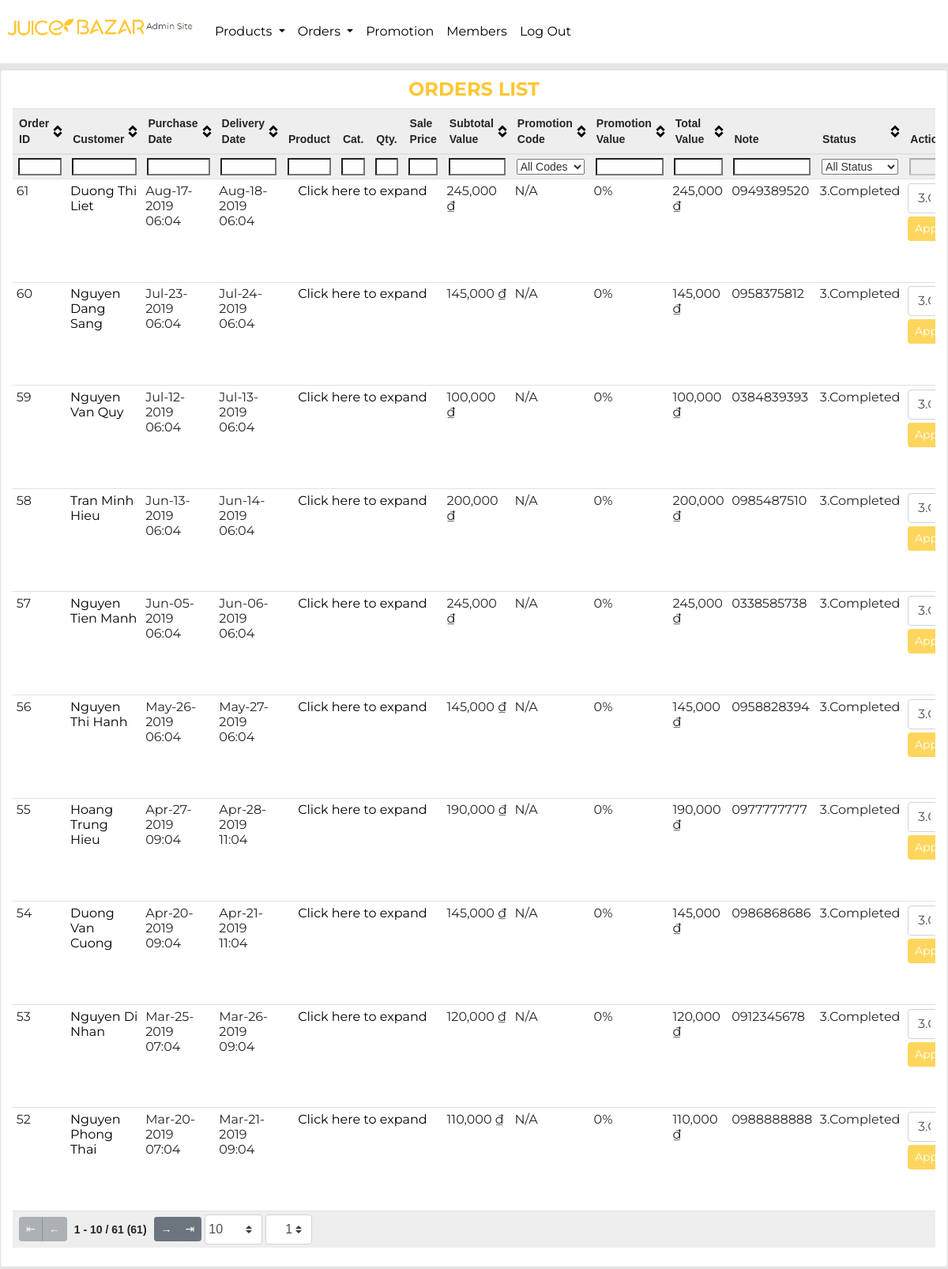
The app's page /admin/public/admin-orders.php (signed in), older data.
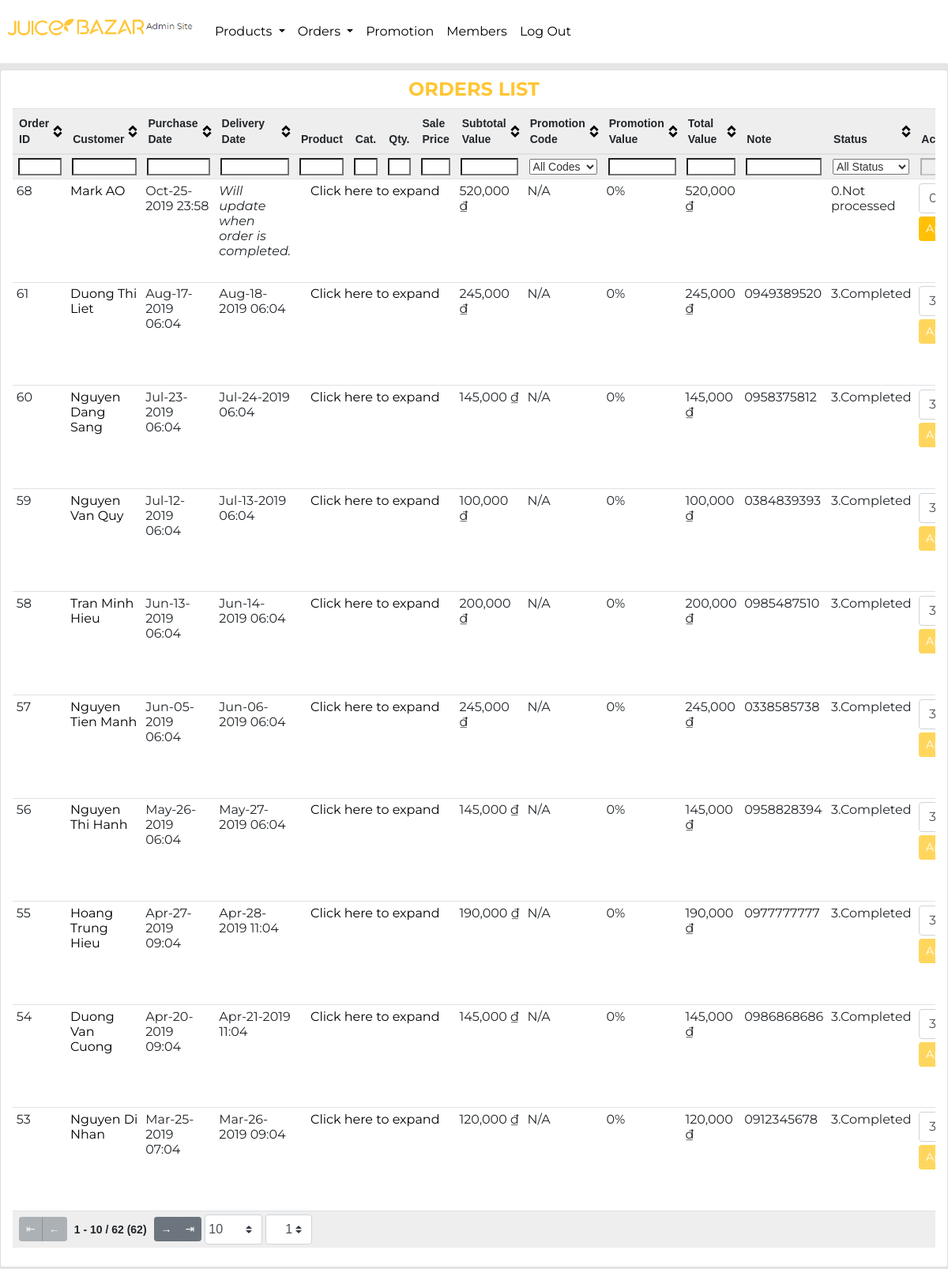
The same page, newer data.
### tables this page shows
CREATE TABLE `orders` (
  `OrderId` int(11) NOT NULL,
  `MemberId` int(11) NOT NULL,
  `PurchaseDate` datetime NOT NULL DEFAULT current_timestamp(),
  `DeliveryDate` datetime DEFAULT NULL,
  `PromoId` tinyint(4) DEFAULT NULL,
  `Status` tinyint(1) NOT NULL DEFAULT 0,
  `Note` text NOT NULL
);

### admin/public/admin-orders.php (called while the page is built, shortened)
<?php
if (!empty($_SESSION['admin'])) {
    include_once __DIR__ . '/../include/DatabaseConnection.php';
    include_once __DIR__ . '/../include/DatabaseFunctions.php';
    try {
        $orders = getOrders($pdo);
        include __DIR__ . '/../templates/admin-orders.html.php';
        $output = ob_get_clean();
    } catch (PDOException $e) {
        $title = 'An error has occurred';
        $output = 'Database error: ' . $e->getMessage() . ' in ' .
            $e->getFile() . ':' . $e->getLine();
    }
} else {
    header('location: index.php');
}
include __DIR__ . '/../templates/layout.html.php';

### admin/include/DatabaseFunctions.php (called while the page is built, shortened)
<?php
function query($pdo, $sql, $parameters = [])
{
    $query = $pdo->prepare($sql);
    $query->execute($parameters);
    return $query;
}
function getOrders($pdo, $id = '')
{
    if ($id == '') {
        $sql = 'SELECT * FROM `orders` ORDER BY `OrderId` DESC';
        $query = query($pdo, $sql);
        $results = $query->fetchAll();
    } else {
        $sql = 'SELECT * FROM `orders` WHERE `OrderId` = :OrderId';
        $parameters = [':OrderId' => $id];
        $query = query($pdo, $sql, $parameters);
        $results = $query->fetchAll();
    }
    $orders = [];
    foreach ($results as $result) {
        $promo = empty($result['PromoId']) ? ['PromoName' => '', 'PromoValue' => 0] : getOrderInfo($pdo, 'promotion', 'PromoId', $result['PromoId']);
        $member = getOrderInfo($pdo, 'member', 'MemberId', $result['MemberId']);
        $items = getOrderDetail($pdo, $result['OrderId']);
        $subTotalValue = 0;
        foreach ($items as $item) {
            $subTotalValue += ($item['SalePrice'] * $item['Quantity']);
        }
        $orders[] = [
            'OrderId' => $result['OrderId'],
            'MemberId' => $result['MemberId'],
            'MemberName' => $member['Name'],
            'PurchaseDate' => $result['PurchaseDate'],
            'DeliveryDate' => $result['DeliveryDate'] ?? "",
            'Items' => getOrderDetail($pdo, $result['OrderId']),
            'List' => getListProducts($pdo),
            'PromoId' => $result['PromoId'],
            'PromoName' => $promo['PromoName'],
            'PromoValue' => $promo['PromoValue'],
            'subTotalValue' => $subTotalValue,
            'Status' => $result['Status'],
            'Note' => $result['Note']
        ];
    }
    return $orders;
}
function getOrderDetail($pdo, $OrderId)
{
    $sql = 'SELECT pd.`ProductDetailId`, p.`ProductId`, p.`Name`, od.`SalePrice`, od.`Quantity`, pd.`CapacityId`, p.`TypeId`, t.`Type` FROM `orderdetail` od JOIN `productdetail` pd ON od.`ProductDetailId` = pd.`ProductDetailId` JOIN  `product` p ON pd.`ProductId` = p.`ProductId` JOIN `Type` t ON t.`TypeId` = p.`TypeId` WHERE `OrderID` = :OrderId';
    $parameters = [':OrderId' => $OrderId];
    $results = query($pdo, $sql, $parameters)->fetchAll();
    return $results;
}
function getOrderInfo($pdo, $table, $primaryKey, $keyValue)
{
    $sql = 'SELECT * FROM `' . $table . '` WHERE `' . $primaryKey . '` = :keyValue';
    $parameters = [':keyValue' => $keyValue];
    $results = query($pdo, $sql, $parameters)->fetch();
    return $results;
}
function getListProducts($pdo)
{
    $sql = 'SELECT pd.`ProductDetailId`, pd.`Price`, p.`Name`, pd.`CapacityId` FROM `productdetail` pd JOIN `product` p ON pd.`ProductId`= p.`ProductId` WHERE p.`Status`= 1 ORDER BY p.`Name`';
    return query($pdo, $sql)->fetchAll();
}

### admin/templates/admin-orders.html.php (the view, shortened to what this page needs)
<div class="page-section card col-12 py-2">
    <div class="section-title pb-2">Orders List</div>
    <div class="table-wrapper">
        <table class="table table-hover table-sm tablesorter" id='orderTable'>
            <thead>
                <tr>
                    <th scope="col" style="width: 80px" class="filter-exact">Order ID</th>
                    <th scope="col" style="width: 10%">Customer</th>
                    <th scope="col" style="width: 10%">Purchase Date</th>
                    <th scope="col" style="width: 10%">Delivery Date</th>
                    <th scope="col" style="width:5%" class="sorter-false">Product</th>
                    <th scope="col" style="" class="sorter-false">Cat.</th>
                    <th scope="col" style="width:5%" class="sorter-false filter-exact">Qty.</th>
                    <th scope="col" style="width: 8%" class="sorter-false">Sale Price</th>
                    <th scope="col" style="width: 8%">Subtotal Value</th>
                    <th scope="col" style="" class="filter-select filter-exact" data-placeholder="All Codes">Promotion Code</th>
                    <th scope="col" style="">Promotion Value</th>
                    <th scope="col" style="width: 5%">Total Value</th>
                    <th scope="col" style="" class="sorter-false">Note</th>
                    <th scope="col" style="" class="filter-select filter-exact" data-placeholder="All Status">Status</th>
                    <th scope="col" class="sorter-false filter-false">Action</th>
                </tr>
            </thead>
            <tbody>
                <?php foreach ($orders as $order) : ?>
                    <tr>
                        <td><?= $order['OrderId'] ?></td>
                        <td>
                            <a class="admin-link" href="member-edit.php?id=<?= $order['MemberId'] ?>">
                                <?= $order['MemberName'] ?>
                            </a>
                        </td>
                        <td><?= date_format(date_create($order['PurchaseDate']), 'M-d-Y H:i') ?></td>
                        <td><?php if (($order['Status'] == 4)) {
                                    echo '<i>N/A. Order is cancelled.</i>';
                                } else if ($order['DeliveryDate'] == '') {
                                    echo '<i>Will update when order is completed.</i>';
                                } else {
                                    echo date_format(date_create($order['DeliveryDate']), 'M-d-Y H:i');
                                } ?></td>
                        <td colspan=4 class="text-center">
                            <a href="#" class="toggle admin-link d-block" style="height: 120px">
                                Click here to expand
                            </a>
                        </td>
                        <td><?= number_format($order['subTotalValue']) ?> ₫</td>
                        <td><?= empty($order['PromoName']) ?  'N/A' : $order['PromoName'] ?></td>
                        <td><?= $order['PromoValue'] * 100 ?>%</td>
                        <td><?= number_format($order['subTotalValue'] * (1 - $order['PromoValue'])) ?> ₫</td>
                        <td><?= $order['Note'] ?></td>
                        <td>
                            <?php switch ($order['Status']) {
                                    case 0:
                                        echo '0.Not processed';
                                        break;
                                    case 1:
                                        echo '1.Processing';
                                        break;
                                    case 2:
                                        echo '2.Shipping';
                                        break;
                                    case 3:
                                        echo '3.Completed';
                                        break;
                                    case 4:
                                        echo '4.Cancelled';
                                        break;
                                } ?>
                        </td>
                        <td>
                            <form method="POST" action="../include/snippets/orderStatusSwitch.php">
                                <select class="custom-select mb-1" name="newStatus" id='statusSelector'>
                                    <option value="0" <?= $order['Status'] > 0 ? 'disabled' : '' ?> <?= $order['Status'] == 0 ? 'selected' : '' ?>>0.Pending</option>
                                    <option value="3" <?= $order['Status'] >= 3 ? 'disabled' : '' ?> <?= $order['Status'] == 3 ? 'selected' : '' ?>>3.Completed</option>
                                </select>
                                <button type="submit" class="btn btn-warning btn-sm text-white mb-1" name="OrderStatusBtn" id="OrderStatusBtn" <?= $order['Status'] >= 3 ? 'disabled' : '' ?>>Apply</button>
                            </form>
                        </td>
                    </tr>
                <?php endforeach; ?>
            </tbody>
            <tfoot>
                <tr>
                    <th colspan="15" class="ts-pager">
                        <div class="form-inline">
                            <div class="btn-group btn-group-sm mx-1" role="group">
                                <button type="button" class="btn btn-secondary first" title="first">⇤</button>
                                <button type="button" class="btn btn-secondary prev" title="previous">←</button>
                            </div>
                            <span class="pagedisplay"></span>
                            <div class="btn-group btn-group-sm mx-1" role="group">
                                <button type="button" class="btn btn-secondary next" title="next">→</button>
                                <button type="button" class="btn btn-secondary last" title="last">⇥</button>
                            </div>
                            <select class="form-control-sm custom-select px-1 pagesize" title="Select page size">
                                <option selected="selected" value="10">10</option>
                            </select>
                            <select class="form-control-sm custom-select px-4 mx-1 pagenum" title="Select page number"></select>
                        </div>
                    </th>
                </tr>
            </tfoot>
        </table>
    </div>
</div>

### admin/templates/layout.html.php (shortened to what this page needs)
<!DOCTYPE html>
<html lang="en">
<head>
    <link rel="stylesheet" href="../../assets/css/bootstrap.min.css" />
    <link href="../../assets/css/all.min.css" rel="stylesheet" />
    <link href="../../assets/css/jquery.tablesorter.pager.min.css" rel="stylesheet" />
    <link href="../../assets/css/theme.bootstrap_4.min.css" rel="stylesheet" />
    <link href="../../assets/css/summernote.css" rel="stylesheet" />
    <link href="../../assets/css/style.css" rel="stylesheet" />
</head>
<body>
    <div class="container-fluid">
        <div class="row pl-2 bg-white">
            <div class="col-12">
                <div class="row">
                    <a class="text-center py-4" href="index.php">
                        <img src='../../assets/image/admin_banner.png' alt="Banner" style="width: 20vw">
                    </a>
                    <nav class="navbar navbar-expand">
                        <div class="" id="navbarNavDropdown">
                            <ul class="navbar-nav">
                                <li class="nav-item dropdown">
                                    <a class="nav-link admin-link dropdown-toggle" href="#" id="navbarDropdownMenuLink" role="button" data-toggle="dropdown" aria-haspopup="true" aria-expanded="false">
                                        Products
                                    </a>
                                </li>
                                <li class="nav-item dropdown">
                                    <a class="admin-link nav-link dropdown-toggle" href="#" id="navbarDropdownMenuLink" role="button" data-toggle="dropdown" aria-haspopup="true" aria-expanded="false">
                                        Orders
                                    </a>
                                </li>
                                <li class="nav-item">
                                    <a href="admin-promotion.php" class="nav-link ">Promotion</a>
                                </li>
                                <li class="nav-item">
                                    <a href="admin-members.php" class="nav-link ">Members</a>
                                </li>
                                <li class="nav-item">
                                    <a href="admin-logout.php" class="nav-link ">Log Out</a>
                                </li>
                            </ul>
                        </div>
                    </nav>
                </div>
            </div>
        </div>
        <div class="row my-2 justify-content-center">
            <?= $output ?>
        </div>
    </div>
</body>
</html>

### assets/css/style.css (style rules this page uses)
body { font-family: "Montserrat", sans-serif; background-color: #e5e5e5; }
a { color: #ffc634 !important; text-decoration: none; }
.navbar { height: 80px !important; font-size: 1rem; background-color: white; }
.nav-item { text-align: center; }
.nav-link { color: black !important; }
.section-title { font-weight: bold; font-size: 1.5rem; line-height: 2rem; text-align: center; text-transform: uppercase; color: #ffc634; padding-bottom: 3rem; }
.table-wrapper { height: calc(100vh - 160px) !important; overflow: auto; font-size: 12px !important; }
.admin-link { color: black !important; }

Row changes from the older to the newer data that the page shows:
no longer on this page (row unchanged): orders: OrderId "52", MemberName "Nguyen Phong Thai", PurchaseDate "Mar-20-2019 07:04", DeliveryDate "Mar-21-2019 09:04", subTotalValue "110,000", PromoValue "0", PromoValue "110,000", Note "0988888888", shows "3.Completed", newStatus "3.Completed"
added orders: OrderId "68", MemberName "Mark AO", PurchaseDate "Oct-25-2019 23:58", shows "Will update when order is completed.", subTotalValue "520,000", $order['PromoValue']*100 "0", $order['subTotalValue']*(1-$order['PromoValue']) "520,000", shows "0.Not processed", newStatus "0.Pending"
